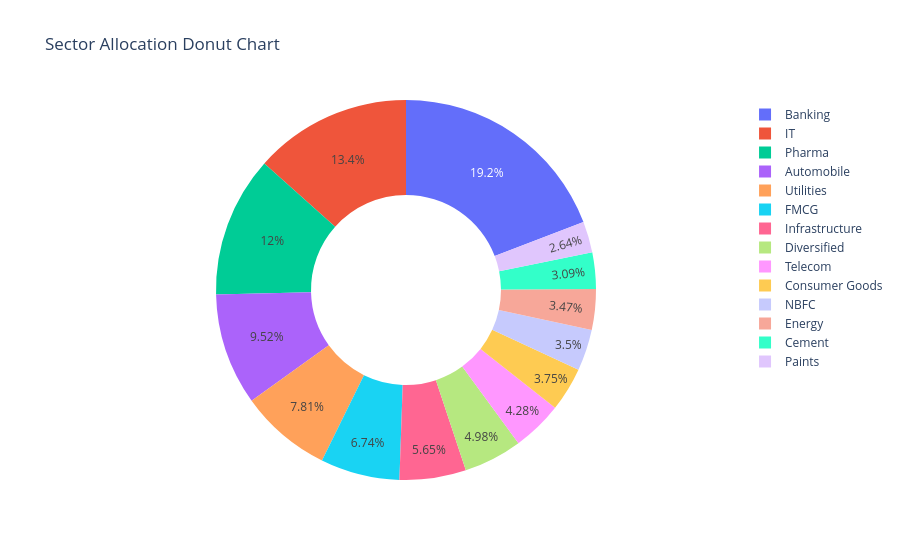

The cell this chart's notebook holds for it:
### Code cell
import plotly.express as px

fig = px.pie(
    sector_weight,

    names="sector",

    values="weight_pct",

    hole=0.5,

    title="Sector Allocation Donut Chart"
)

fig.show()

### Figure 1 — Plotly figure (JSON) as saved in the notebook; plotly's stock layout.template omitted (floating-point values rounded to 4 significant figures)
{"data": [{"domain": {"x": [0, 1], "y": [0, 1]}, "hole": 0.5, "hovertemplate": "sector=%{label}<br>weight_pct=%{value}<extra></extra>", "labels": ["Automobile", "Banking", "Cement", "Consumer Goods", "Diversified", "Energy", "FMCG", "IT", "Infrastructure", "NBFC", "Paints", "Pharma", "Telecom", "Utilities"], "legendgroup": "", "name": "", "showlegend": true, "type": "pie", "values": [323.6, 652.3, 105.0, 127.6, 169.2, 117.9, 229.1, 455.5, 192.2, 119.1, 89.86, 407.4, 145.6, 265.5]}], "layout": {"legend": {"tracegroupgap": 0}, "title": {"text": "Sector Allocation Donut Chart"}}}
